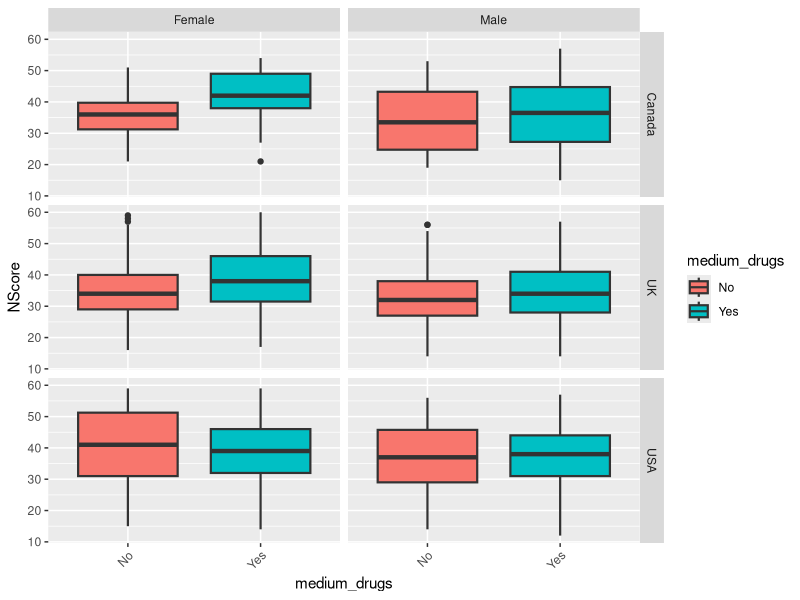

Reproduce this figure in R.
## ---- chunk 1
data <- readxl::read_xlsx("drug_consumption_dataset.xlsx")
head(data)

data <- transform(data, light_drugs = ifelse(
  ((Alcohol == "Never Used" | Alcohol == "Used over a Decade Ago") &
     (Caff == "Never Used" | Caff == "Used over a Decade Ago") &
     (Nicotine == "Never Used" | Nicotine == "Used over a Decade Ago") &
     (Choc == "Never Used" | Choc == "Used over a Decade Ago")), "No", "Yes"))

data <- transform(data, medium_drugs = ifelse(
  ((Cokes == "Never Used" | Cokes == "Used over a Decade Ago") &
     (Ecstasy == "Never Used" | Ecstasy == "Used over a Decade Ago") &
     (LSD == "Never Used" | LSD == "Used over a Decade Ago") &
     (Mushrooms == "Never Used" | Mushrooms == "Used over a Decade Ago")), "No", "Yes"))

data <- transform(data, heavy_drugs = ifelse(
  ((Amphet == "Never Used" | Amphet == "Used over a Decade Ago") &
     (Crack == "Never Used" | Crack == "Used over a Decade Ago") &
     (Heroin == "Never Used" | Heroin == "Used over a Decade Ago") &
     (VSA == "Never Used" | VSA == "Used over a Decade Ago")), "No", "Yes"))

#teste
#teste_git

head(data)
table(data$light_drugs)
table(data$medium_drugs)
table(data$heavy_drugs)

## ---- chunk 2
summary(data)
## ---- chunk 3
table(data$Age)
table(data$Country)
## ---- chunk 4
install.packages("ggplot2")
library(ggplot2)
country_filter_data <- data[data$Country %in% c("UK", "USA", "Canada"),]
ggplot(country_filter_data, aes(x = medium_drugs, y = NScore, fill = medium_drugs)) +   geom_boxplot(size = .75) +   facet_grid(Country ~ Gender, margins = FALSE) +   theme(axis.text.x = element_text(angle = 45, hjust = 1, vjust = 1))
## ---- chunk 5
install.packages("MASS")
library(MASS)
data$LSD <- as.factor(data$LSD)
model_fit <- polr(LSD~Ethnicity+Education+Country+Age+Gender+NScore+EScore+OScore+AScore+CScore+Impulsive+SS+light_drugs, data = data, Hess = TRUE)
summary(model_fit)

## ---- chunk 6
summary_table <- coef(summary(model_fit))
pval <- pnorm(abs(summary_table[, "t value"]),lower.tail = FALSE)* 2
summary_table <- cbind(summary_table, "p value" = round(pval,3))
summary_table
## ---- chunk 7

data <- transform(data, medium_drugs = ifelse(
  ((Cokes == "Never Used") &
     (Ecstasy == "Never Used") &
     (LSD == "Never Used") &
     (Mushrooms == "Never Used")), "Never", 
  ifelse(
    ((Cokes == "Used in Last Decade" | Cokes == "Used over a Decade Ago") &
     (Ecstasy == "Used in Last Decade" | Ecstasy == "Used over a Decade Ago") &
     (LSD == "Used in Last Decade" | LSD == "Used over a Decade Ago") &
     (Mushrooms == "Used in Last Decade" | Mushrooms == "Used over a Decade Ago")), "Possibly", "Yes")
  ))

data$medium_drugs <- as.factor(data$medium_drugs)

## ---- chunk 8
model_fit <- polr(medium_drugs~Ethnicity+Education+Country+Age+Gender+NScore+EScore+OScore+AScore+CScore+Impulsive+SS+light_drugs, data = data, Hess = TRUE)
summary(model_fit)
## ---- chunk 9
summary_table <- coef(summary(model_fit))
pval <- pnorm(abs(summary_table[, "t value"]),lower.tail = FALSE)* 2
summary_table <- cbind(summary_table, "p value" = round(pval,3))
summary_table
## ---- chunk 10
new_data <- data.frame("Age"= "25-34","Education"="Masters degree","Country"="Other","Gender"="Female","NScore"=30, "EScore"=55, "OScore"=50, "AScore"=60, "CScore"=60, "Impulsive"= 0.19268, "SS"= -0.84637, light_drugs="Yes", "Ethnicity"="White")

round(predict(model_fit,new_data,type = "p"), 3)

## ---- chunk 11
# Funcao para dividir dados aleatoriamente em treinamento e teste #
split_data = function(data, train_perc){
  train_size <- floor(train_perc * nrow(data))
  train_index <- sample(seq_len(nrow(data)), size = train_size)
  train <- data[train_index, ]
  test <- data[-train_index, ]
  return(list("train" = train,
              "test" = test))
}

set.seed(205650)
splitted_data <- split_data(data, 0.85)
train <- splitted_data$train
test <- splitted_data$test

## ---- chunk 12
model_fit <- polr(medium_drugs~Ethnicity+Education+Country+Age+Gender+NScore+EScore+OScore+AScore+CScore+Impulsive+SS+light_drugs, data = train, Hess = TRUE)
## ---- chunk 13
predictions <- round(predict(model_fit,test,type = "p"), 3)
predictions <- as.data.frame(predictions)
library(data.table)
setDT(predictions, keep.rownames = "ID")[]
## ---- chunk 14
predictions_ids = as.numeric(predictions$ID)
total = length(test$ID)
correct = 0
for (i in predictions_ids) {
  predicted = predictions[predictions$ID == toString(as.integer(i))]
  predicted <- predicted[,-1]
  predicted = colnames(predicted)[max.col(predicted[1, ], ties.method = "first")]
  if(predicted == test[toString(i),"medium_drugs"]) {
    correct = correct + 1
  }
}
print("Taxa de acerto:")
correct/total
